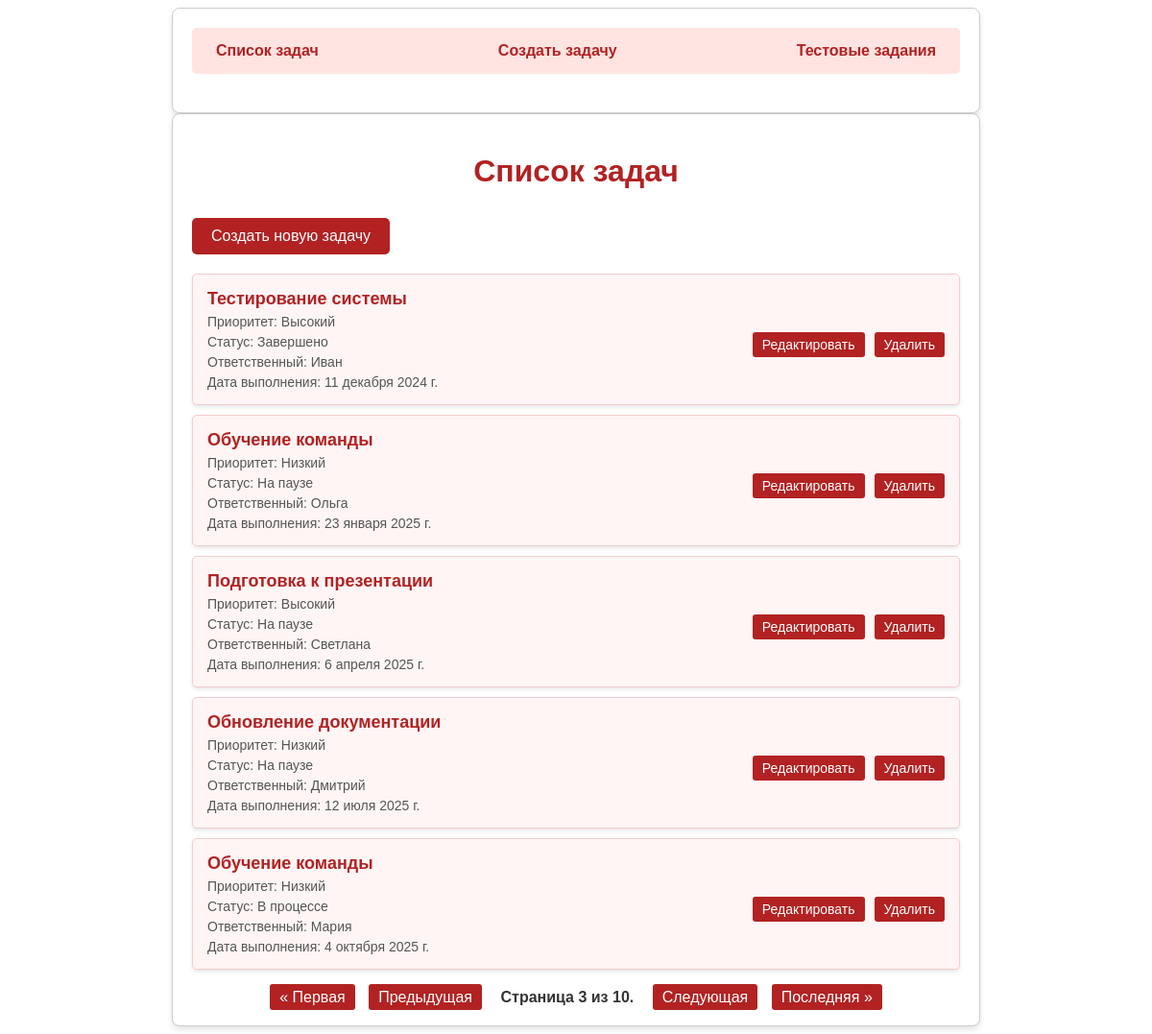
/?page=3, run on the app's committed database.
### tasks/models.py (models this page shows, shortened)
class Task(models.Model):
    PRIORITY_CHOICES = [
        ('low', 'Низкий'),
        ('medium', 'Средний'),
        ('high', 'Высокий'),
    ]
    STATUS_CHOICES = [
        ('pending', 'Ожидает'),
        ('in_progress', 'В процессе'),
        ('completed', 'Завершено'),
        ('on_hold', 'На паузе'),
    ]
    title = models.CharField('Заголовок задачи', max_length=200)
    description = models.TextField('Описание задачи')
    priority = models.CharField('Приоритет', max_length=10, choices=PRIORITY_CHOICES, default='medium')
    due_date = models.DateField('Дата выполнения', null=True, blank=True)
    status = models.CharField('Статус', max_length=20, choices=STATUS_CHOICES, default='pending')
    assigned_to = models.CharField('Ответственный', max_length=100, blank=True, null=True)
    completed = models.BooleanField('Завершена', default=False)

### tasks/views.py (the view)
# urls.py: path('', views.task_list, name='task_list'),
def task_list(request):
    task_list = Task.objects.all()  # Получаем все задачи
    paginator = Paginator(task_list, 5)  # Показывать 5 задач на странице
    page_number = request.GET.get('page')  # Получаем номер страницы из GET-запроса
    tasks = paginator.get_page(page_number)  # Получаем задачи для текущей страницы
    return render(request, 'tasks/task_list.html', {'tasks': tasks})

### tasks/templates/tasks/task_list.html (shortened to what this page needs)
<!DOCTYPE html>
<html lang="ru">
<head>
    <title>{% load i18n %}{% trans "Список задач" %}</title>
    {% load static %}
    <link rel="stylesheet" href="{% static 'tasks/styles.css' %}">
</head>
<body>
    <div class="container">
        <nav class="navbar">
            <a href="{% url 'task_list' %}" class="nav-link">{% trans "Список задач" %}</a>
            <a href="{% url 'task_create' %}" class="nav-link">{% trans "Создать задачу" %}</a>
            <a href="{% url 'test_tasks' %}" class="nav-link">{% trans "Тестовые задания" %}</a>
        </nav>
    </div>
    <div class="container">
        <h1>{% trans "Список задач" %}</h1>
        <a href="{% url 'task_create' %}" class="btn">{% trans "Создать новую задачу" %}</a>
        <ul class="task-list">
            {% for task in tasks %}
                <li class="task-item">
                    <div class="task-content">
                        <a href="{% url 'task_detail' task.pk %}" class="task-title-link">
                            <span class="task-title">{{ task.title }}</span>
                        </a>
                        <span class="task-priority">{% trans "Приоритет" %}: {{ task.get_priority_display }}</span>
                        <span class="task-status">{% trans "Статус" %}: {{ task.get_status_display }}</span>
                        <span class="task-assigned">{% trans "Ответственный" %}: {{ task.assigned_to }}</span>
                        <span class="task-due-date">{% trans "Дата выполнения" %}: {{ task.due_date }}</span>
                    </div>
                    <a href="{% url 'task_edit' task.pk %}" class="btn">{% trans "Редактировать" %}</a>
                    <a href="{% url 'task_delete' task.pk %}" class="btn">{% trans "Удалить" %}</a>
                </li>
            {% endfor %}
        </ul>
        <div class="pagination">
            <span class="step-links">
                {% if tasks.has_previous %}
                    <a href="?page=1">&laquo; {% trans "Первая" %}</a>
                    <a href="?page={{ tasks.previous_page_number }}">{% trans "Предыдущая" %}</a>
                {% endif %}
                <span class="current">
                    {% trans "Страница" %} {{ tasks.number }} {% trans "из" %} {{ tasks.paginator.num_pages }}.
                </span>
                {% if tasks.has_next %}
                    <a href="?page={{ tasks.next_page_number }}">{% trans "Следующая" %}</a>
                    <a href="?page={{ tasks.paginator.num_pages }}">{% trans "Последняя" %} &raquo;</a>
                {% endif %}
            </span>
        </div>
    </div>
</body>
</html>

### tasks/static/tasks/styles.css (style rules this page uses)
.container { max-width: 800px; margin: 0 auto; padding: 20px; background-color: #fff; border: 1px solid #ccc; border-radius: 8px; box-shadow: 0 4px 6px rgba(0, 0, 0, 0.1); font-family: Arial, sans-serif; color: #333; }
h1, h2 { color: #b22222; margin-bottom: 20px; }
.navbar { display: flex; justify-content: space-between; margin-bottom: 20px; background-color: #ffe4e1; padding: 10px 15px; border-radius: 5px; }
.nav-link { text-decoration: none; color: #b22222; font-weight: bold; padding: 5px 10px; border-radius: 3px; transition: background-color 0.3s, color 0.3s; }
.btn { display: inline-block; padding: 10px 20px; background-color: #b22222; color: #fff; text-decoration: none; border: none; border-radius: 5px; font-size: 14px; text-align: center; cursor: pointer; transition: background-color 0.3s; }
a.btn { display: inline-block; margin-top: 10px; padding: 10px 20px; background-color: #b22222; color: #fff; text-decoration: none; border-radius: 5px; font-size: 16px; transition: background-color 0.3s; }
h1 { color: #b22222; text-align: center; margin-bottom: 20px; }
.task-list { list-style: none; padding: 0; margin: 20px 0; }
.task-item { display: flex; justify-content: space-between; align-items: center; padding: 15px; margin-bottom: 10px; background-color: #fff5f5; border: 1px solid #f4cccc; border-radius: 5px; box-shadow: 0 2px 4px rgba(0, 0, 0, 0.1); transition: transform 0.2s, box-shadow 0.2s; }
.task-content { display: flex; flex-direction: column; gap: 5px; flex: 1; }
.task-title { font-weight: bold; font-size: 18px; color: #b22222; margin-bottom: 5px; }
.task-priority, .task-status, .task-assigned, .task-due-date { font-size: 14px; color: #555; }
.task-item .btn { margin-left: 10px; padding: 5px 10px; font-size: 14px; border-radius: 3px; background-color: #b22222; color: #fff; text-decoration: none; transition: background-color 0.3s; }
.pagination { display: flex; justify-content: center; margin-top: 20px; }
.step-links a { margin: 0 5px; padding: 5px 10px; text-decoration: none; background-color: #b22222; color: #fff; border-radius: 3px; transition: background-color 0.3s; }
.step-links .current { padding: 5px 10px; font-weight: bold; color: #333; }
.task-title-link { text-decoration: none; color: #b22222; font-weight: bold; transition: color 0.3s; }

### data on the page
Task: title "Тестирование системы", priority "Высокий", status "Завершено", assigned_to "Иван", due_date "11 декабря 2024 г."
Task: title "Обучение команды", priority "Низкий", status "На паузе", assigned_to "Ольга", due_date "23 января 2025 г."
Task: title "Подготовка к презентации", priority "Высокий", status "На паузе", assigned_to "Светлана", due_date "6 апреля 2025 г."
Task: title "Обновление документации", priority "Низкий", status "На паузе", assigned_to "Дмитрий", due_date "12 июля 2025 г."
Task: title "Обучение команды", priority "Низкий", status "В процессе", assigned_to "Мария", due_date "4 октября 2025 г."

### other printed values
{{ tasks.number }} "3"
{{ tasks.paginator.num_pages }} "10"
